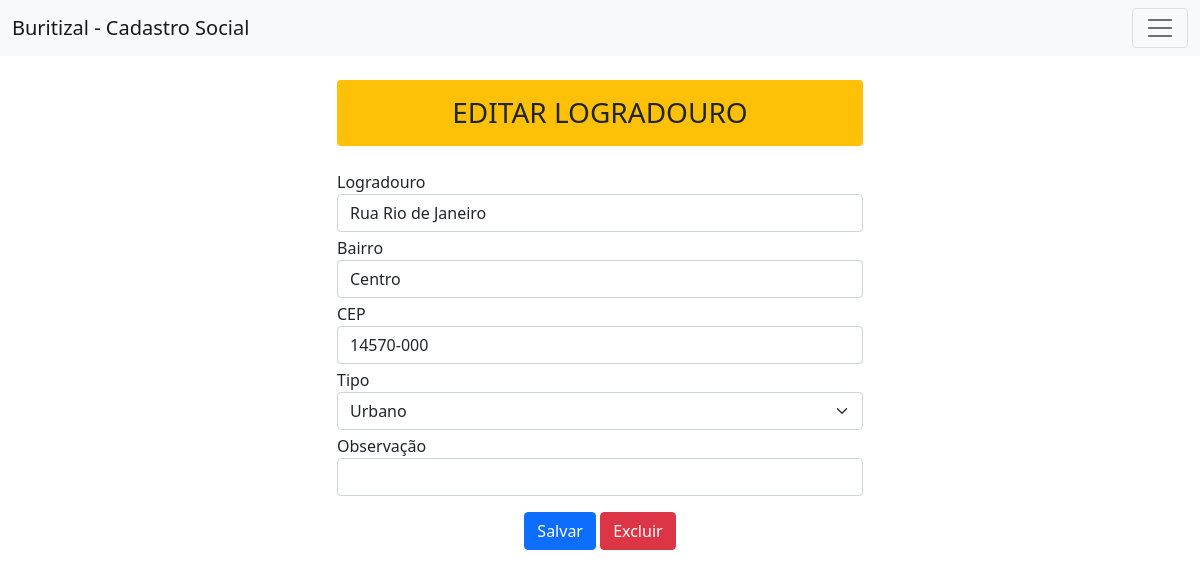
Page /logradouro/editar_logradouro.php?id_logradouro=2 (signed in) on the committed database.
### tables this page shows
CREATE TABLE `logradouro` (
  `id_logradouro` int(11) NOT NULL,
  `logradouro` varchar(200) NOT NULL,
  `bairro` varchar(200) NOT NULL,
  `cep` varchar(10) NOT NULL,
  `tipo` varchar(200) NOT NULL,
  `obs` varchar(200) NOT NULL
);

### logradouro/editar_logradouro.php (the view, shortened to what this page needs)
<?php
require_once '../conexao.php';
require_once '../menu.php';
$id_logradouro = $_GET['id_logradouro'];
?>
<!DOCTYPE html>
<html>
<head>
</head>
<body>
<div class="container mw-100" style="width: 550px">
  <h3 class="text-center text-uppercase my-4 p-3 bg-warning rounded">Editar Logradouro</h3>
    <?php
      $sql="SELECT * FROM logradouro WHERE id_logradouro = $id_logradouro";
      $busca = mysqli_query($conexao, $sql);
      $array = mysqli_fetch_array($busca);
       $logradouro = $array['logradouro'];
       $bairro = $array['bairro'];
       $cep = $array['cep'];
       $tipo = $array['tipo'];
       $obs = $array['obs'];
?>
    <form action="_atualizar_logradouro.php" method="post">
      <div class="form-group">
        <div class="my-1">
          <label>Logradouro</label>
          <input type="text" class="form-control" name="logradouro" value="<?php echo $logradouro?>" autocomplete="off"
            required="">
        </div>
        <div class="my-1">
          <label>Bairro</label>
          <input type="text" class="form-control" name="bairro" value="<?php echo $bairro ?>" autocomplete="off">
        </div>
        <div class="my-1">
          <label>CEP</label>
          <input type="text" class="form-control" name="cep" value="<?php echo $cep ?>" autocomplete="off">
        </div>
        <div class="my-1">
          <label>Tipo</label>
          <select class="form-select" name="tipo">
            <?php
          if ($tipo == "Urbano") { ?>
            <option selected value="Urbano">Urbano</option>
            <?php }else { ?>
            <option value="Urbano">Urbano</option>
            <option selected value="Rural">Rural</option>
            <?php }  ?>
          </select>
        </div>
        <div class="my-1">
          <label>Observação</label>
          <input type="text" class="form-control" name="obs" value="<?php echo $obs ?>" autocomplete="off">
        </div>
        <div class="my-3 text-center">
          <button type="submit" class="btn btn-primary">Salvar</button>
          <button type="button" class="btn btn-danger" data-bs-toggle="modal"
            data-bs-target="#exampleModal">Excluir</button>
        </div>
    </form>
  </div>
</body>
</html>

### rows in the picture
logradouro: logradouro "Rua Rio de Janeiro", bairro "Centro", cep "14570-000", tipo "Urbano"
